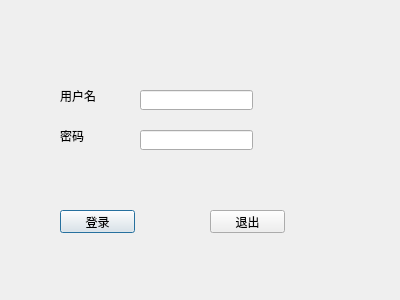
<?xml version="1.0" encoding="UTF-8"?>
<ui version="4.0">
 <class>LoginDialog</class>
 <widget class="QDialog" name="LoginDialog">
  <property name="geometry">
   <rect>
    <x>0</x>
    <y>0</y>
    <width>400</width>
    <height>300</height>
   </rect>
  </property>
  <property name="windowTitle">
   <string>Dialog</string>
  </property>
  <widget class="QLabel" name="label">
   <property name="geometry">
    <rect>
     <x>60</x>
     <y>90</y>
     <width>54</width>
     <height>12</height>
    </rect>
   </property>
   <property name="text">
    <string>用户名</string>
   </property>
  </widget>
  <widget class="QLabel" name="label_2">
   <property name="geometry">
    <rect>
     <x>60</x>
     <y>130</y>
     <width>54</width>
     <height>12</height>
    </rect>
   </property>
   <property name="text">
    <string>密码</string>
   </property>
  </widget>
  <widget class="QLineEdit" name="userLineEdit">
   <property name="geometry">
    <rect>
     <x>140</x>
     <y>90</y>
     <width>113</width>
     <height>20</height>
    </rect>
   </property>
  </widget>
  <widget class="QLineEdit" name="pwdLineEdit">
   <property name="geometry">
    <rect>
     <x>140</x>
     <y>130</y>
     <width>113</width>
     <height>20</height>
    </rect>
   </property>
  </widget>
  <widget class="QPushButton" name="loginBtn">
   <property name="geometry">
    <rect>
     <x>60</x>
     <y>210</y>
     <width>75</width>
     <height>23</height>
    </rect>
   </property>
   <property name="text">
    <string>登录</string>
   </property>
  </widget>
  <widget class="QPushButton" name="exitBtn">
   <property name="geometry">
    <rect>
     <x>210</x>
     <y>210</y>
     <width>75</width>
     <height>23</height>
    </rect>
   </property>
   <property name="text">
    <string>退出</string>
   </property>
  </widget>
 </widget>
 <resources/>
 <connections>
  <connection>
   <sender>exitBtn</sender>
   <signal>clicked()</signal>
   <receiver>LoginDialog</receiver>
   <slot>close()</slot>
   <hints>
    <hint type="sourcelabel">
     <x>247</x>
     <y>221</y>
    </hint>
    <hint type="destinationlabel">
     <x>199</x>
     <y>149</y>
    </hint>
   </hints>
  </connection>
 </connections>
</ui>
